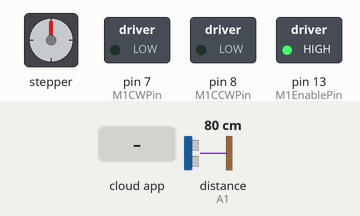
Bench run of a sketch on a simulated Arduino Uno, built with avr-gcc and run on an emulated ATmega328P. Shown: stepper motor, switched loads named in the sketch (green lamp = pin HIGH). Wiring (inferred from the names in the program): ultrasonic range finder: trigger A0; echo A1; stepper motor driver (200 steps per turn assumed): step pin 3; direction pin 2. The test bench sets the inputs (shaded band); at power-on: distance to the obstacle (sensor on A1) 80 cm. The echo pulse lasts 58.3 µs per cm; the ROS host is connected and sends only what is stated; pins used as bus, display or sensor lines are not drawn.

Above: at 1.2 s.
1.3 s: the phone or cloud app sets step_claw to 45
At 2.1 s:
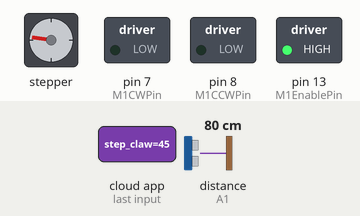
3.1 s: the phone or cloud app sets step_claw to 90
At 4.8 s:
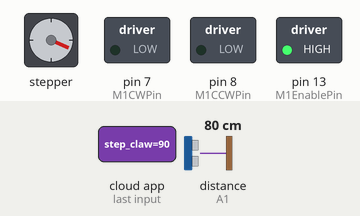
5.1 s: the phone or cloud app sets step_claw to 180
At 7.0 s:
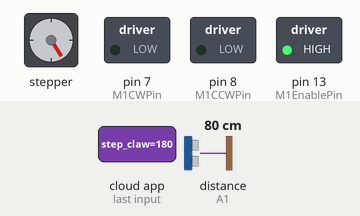
7.7 s: the phone or cloud app sets step_claw to 45
At 9.2 s:
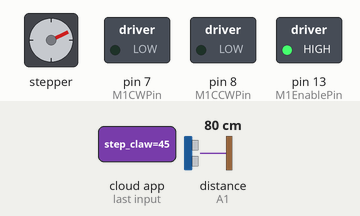
9.5 s: the phone or cloud app sets step_claw to 180
At 11.6 s:
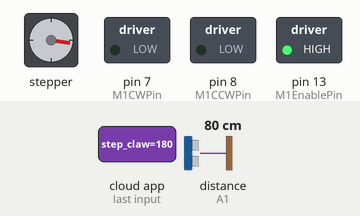
12.1 s: the phone or cloud app sets step_claw to 90
At 13.4 s:
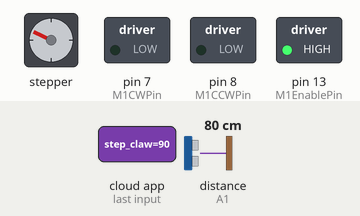
Timing chart, 0 to 15.1 s (numbered marks = the images above; inputs shaded):
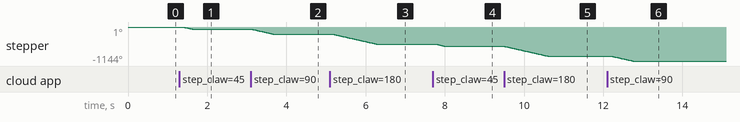

The sketch:

finger-step-ros.ino
```cpp
#include <ros.h>
#include <std_msgs/Int32.h>
#include <std_msgs/Float32.h>

const int step_pin = 3;
const int dir_pin = 2;

const int trigPin = A0;
const int echoPin = A1;

const byte M1CWPin = 7; // INA:
const byte M1CCWPin = 8; // INB:
const byte M1PWMPin = 5; // PWM çıkışı
const byte M1CurrentSensePin =11; // CS: durum çıkışı
const byte M1EnablePin = 13; // EN: KONTROL
ros::NodeHandle nh;

void messageCb(const std_msgs::Int32& data){
  if(data.data > 0) {
    digitalWrite(dir_pin, LOW);
    for(int i = 0; i <=abs(data.data); i++) {
      digitalWrite(step_pin, HIGH);
      delayMicroseconds(3000);
      digitalWrite(step_pin, LOW);
      delayMicroseconds(3000);
    }
  }if(data.data < 0) {
    digitalWrite(dir_pin, HIGH);
    for(int i = 0; i <= abs(data.data); i++) {
      digitalWrite(step_pin, HIGH);
      delayMicroseconds(3000);
      digitalWrite(step_pin, LOW);
      delayMicroseconds(3000);
    }
  }
}
void finger(const std_msgs::Int32& data){
  if(data.data == 1) {

digitalWrite(M1CWPin, LOW);
digitalWrite(M1CCWPin, HIGH);
delay(400);
digitalWrite(M1CWPin, LOW);
digitalWrite(M1CCWPin, LOW);
//
// BMOTOR TAM HIZDA
analogWrite(M1PWMPin, 30);
//
// 2 SN BEKLE
delay (250);
digitalWrite(M1CWPin, HIGH);
digitalWrite(M1CCWPin, LOW);
delay(400);
digitalWrite(M1CWPin, LOW);
digitalWrite(M1CCWPin, LOW);
//
// MOTOR TAM HIZDA
analogWrite(M1PWMPin, 30);
  }else if (data.data == 0){

  }
}
ros::Subscriber<std_msgs::Int32>sub("step_claw", &messageCb);
ros::Subscriber<std_msgs::Int32>sub2("FingerUrMom", &finger);
std_msgs::Float32 distanceMsg;
ros::Publisher distance("arm_distance", &distanceMsg);

void setup() {
  pinMode(M1CWPin, OUTPUT);
pinMode(M1CCWPin, OUTPUT);
pinMode(M1CurrentSensePin, INPUT);
pinMode(M1EnablePin, OUTPUT);
digitalWrite(M1CWPin, LOW);
digitalWrite(M1CCWPin, LOW);
digitalWrite(M1EnablePin, HIGH);
  pinMode(step_pin, OUTPUT);
  pinMode(dir_pin, OUTPUT);

  pinMode(trigPin, OUTPUT);
  pinMode(echoPin, INPUT);

  nh.getHardware()->setBaud(76800);
  nh.initNode();
  nh.subscribe(sub);
  nh.subscribe(sub2);
  nh.advertise(distance);
}

void loop() {
  long duration, cm;

  digitalWrite(trigPin, LOW);
  delayMicroseconds(2);
  digitalWrite(trigPin, HIGH);
  delayMicroseconds(10);
  digitalWrite(trigPin, LOW);

  duration = pulseIn(echoPin, HIGH);

  distanceMsg.data = duration/29.0,2.0;
  distance.publish(&distanceMsg);

  nh.spinOnce();
  delay(100);
}
```

Measured:
- after the input at 1.3 s, stepper: turns 82° counter-clockwise in 0.28 s, starting after 0.09 s
- after the input at 3.1 s, stepper: turns 164° counter-clockwise in 0.55 s, starting after 0.05 s
- after the input at 5.1 s, stepper: turns 326° counter-clockwise in 1.1 s, starting after 0.08 s
- after the input at 7.7 s, stepper: turns 83° counter-clockwise in 0.28 s, starting after 0.06 s
- after the input at 9.5 s, stepper: turns 326° counter-clockwise in 1.1 s, starting at once
- after the input at 12.1 s, stepper: turns 163° counter-clockwise in 0.55 s, starting after 0.10 s
